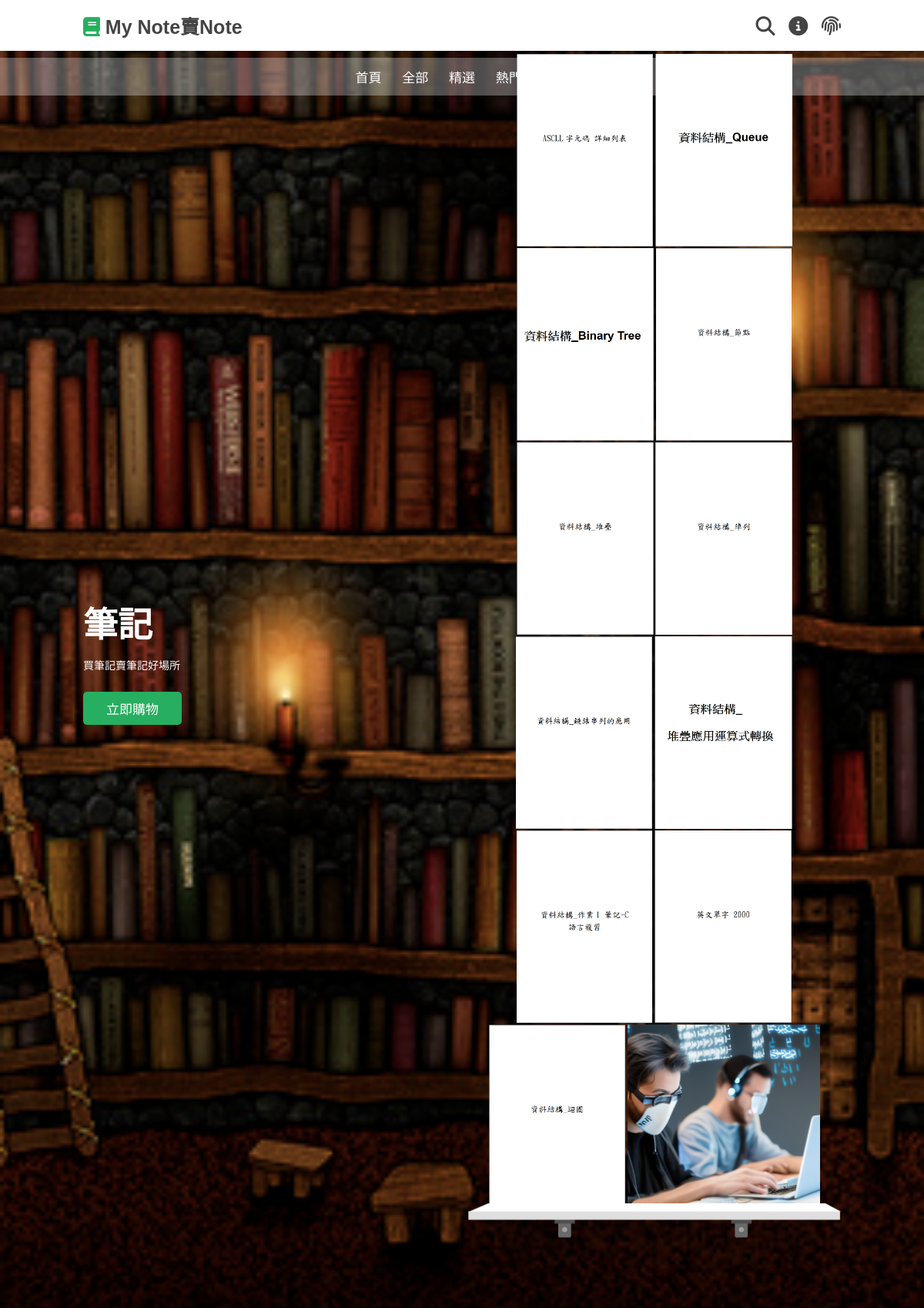
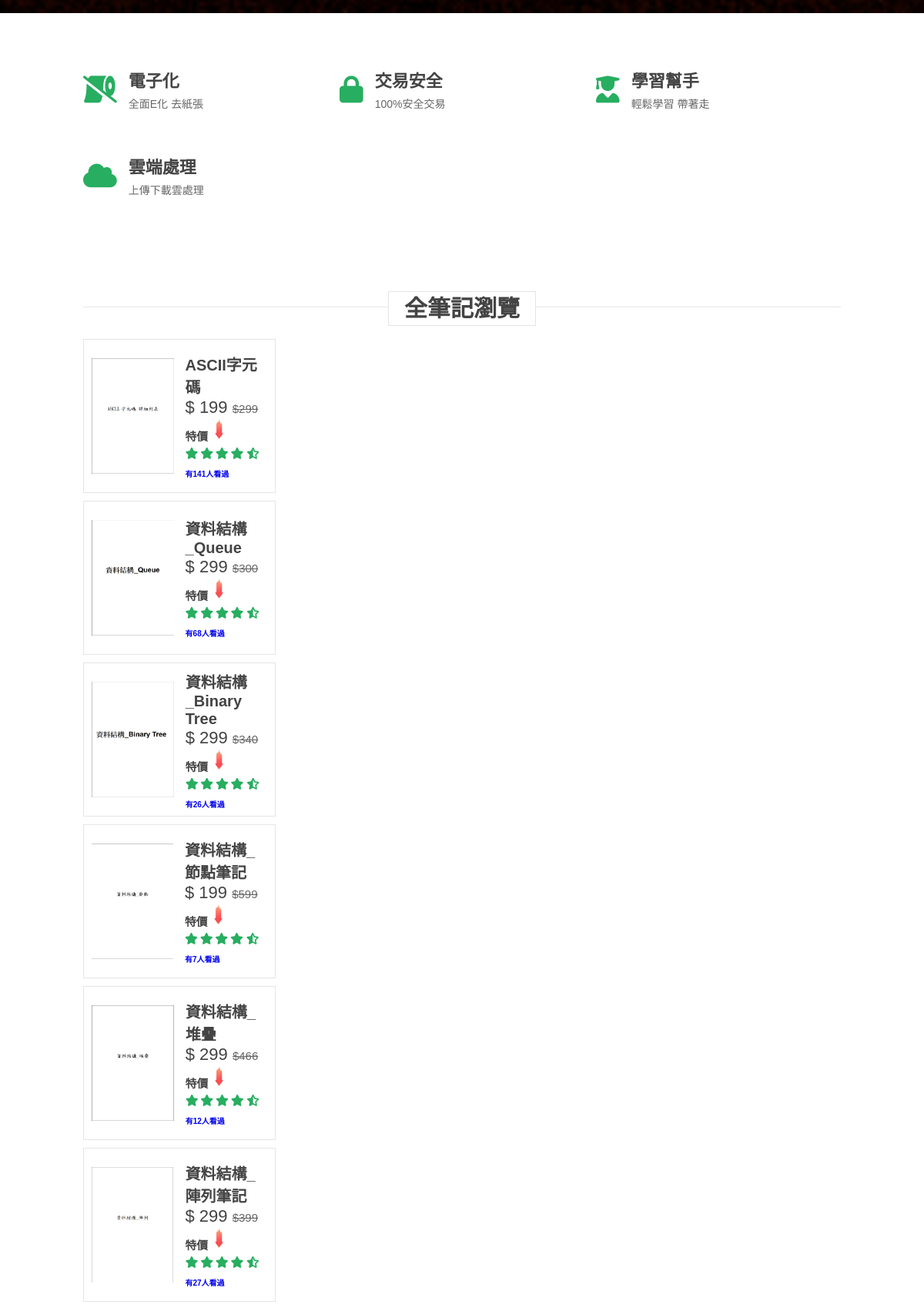
The page / (upper part) on the database its author committed (2 pictures, top to bottom).
### indexapp/models.py (models this page shows, shortened)
class ProductModel(models.Model):
    GENRE_CHOICES = (
        ('最新', '最新'),
        ('精選', '精選'),
        ('普通', '普通'),
        ('其他', '其他'),
    )
    catego = models.CharField('類別', default='最新', choices=GENRE_CHOICES, max_length=5)
    pname =  models.CharField('名稱', max_length=20, null = False, blank = False)
    pauthor =  models.CharField('筆者',max_length=10, null = False, blank = False)
    add_date = models.DateTimeField('最後翻閱日期', auto_now = True)
    mod_date =  models.DateTimeField('保存日期',default = timezone.now)
    pprice = models.IntegerField('特價',blank=True, null = True,)#售價
    special_offer = models.IntegerField('原價', null = True, blank = False)#原價
    pimages = models.ImageField('圖片',upload_to='image', blank=False, null=False)
    pdescription = models.TextField('詳細介紹',max_length=600,blank=False, null = False)
    Simple_pdescription = models.TextField('簡介',max_length=150,blank=False, null = False)
    pauthor_introduce = models.TextField('筆者簡介',max_length=300,blank=True, null = True)
    pdata = models.TextField('歸類',max_length=10,blank=True, null = True)
    pcreatepeople = models.CharField('新增者',max_length=20, blank = True, null = False)
    file_title = models.CharField('檔名',blank=False, max_length = 30, null = False)
    uploadedFile = models.FileField('檔案',blank=False, upload_to = "file", null = False)
    dateTimeOfUpload = models.DateTimeField('檔案日期',auto_now = True)
    press = models.IntegerField('點擊次數',default=0)
    enabled = models.BooleanField("啟用狀態", default=True)
    pcreatepeople_email = models.CharField('新增者郵箱',blank=False, max_length = 30, null = False, default=0)

### indexapp/views.py (the view, shortened to what this page needs)
# urls.py: path('', views.index),
def index(request):
	if request.user.is_authenticated:
		name=request.user.username
	productall = models.ProductModel.objects.all().filter(enabled=True)  #取得資料庫所有商品
	Featured_productall = models.ProductModel.objects.all().filter(catego="精選").filter(enabled=True)
	New_productall = models.ProductModel.objects.all().filter(catego="最新").filter(enabled=True)
	indexAddr = 'http://127.0.0.1:8000/index/'
	context = {
		'productall': productall,
	}
	return render(request, "index.html", locals())

### templates/index.html (shortened to what this page needs)
{% extends "base.html" %}
{% load static %}
{% block content %}
<head>
    <link rel="stylesheet" type="text/css" href="{% static 'css/index_style.css' %}">
</head>
<section class="home" id="home">
    <div class="row">
        <div class="content">
            <h3>筆記</h3>
            <p>買筆記賣筆記好場所</p>
            <a href="/All/" class="btn">立即購物</a>
        </div>
        <div class="swiper books-slider">
            <div class="swiper-wrapper">
                {% for product in productall %}
                <a href="/detail/{{product.id}}" class="swiper-slide"><img src="/media/{{product.pimages}}" alt=""></a>
                {% endfor %}
            </div>
            <img src="{% static 'images/stand.png' %}" class="stand" alt="">
        </div>
    </div>
</section>
<section class="icons-container">
    <div class="icons">
        <i class="fas fa-toilet-paper-slash"></i>
        <div class="content">
            <h3>電子化</h3>
            <p>全面E化 去紙張</p>
        </div>
    </div>
    <div class="icons">
        <i class="fas fa-lock"></i>
        <div class="content">
            <h3>交易安全</h3>
            <p>100%安全交易</p>
        </div>
    </div>
    <div class="icons">
        <i class="fas fa-user-graduate"></i>
        <div class="content">
            <h3>學習幫手</h3>
            <p>輕鬆學習 帶著走</p>
        </div>
    </div>
    <div class="icons">
        <i class="fas fa-cloud"></i>
        <div class="content">
            <h3>雲端處理</h3>
            <p>上傳下載雲處理</p>
        </div>
    </div>
</section>
<section class="arrivals" id="arrivals">
    <h1 class="heading"> <span>全筆記瀏覽</span> </h1>
    <div class="swiper arrivals-slider">
        <div class="swiper-wrapper">
            {% for product in productall %}
            <a href="/detail/{{product.id}}" class="swiper-slide box">
                <div class="image">
                    <img src="/media/{{product.pimages}}" alt="">
                </div>
                <div class="content">
                    <h3>{{product.pname}}</h3>
                    <div class="price">$ {{product.pprice}}
                    {% if  product.special_offer != 0%}
                        {% if product.special_offer > product.pprice %}
                            <span>${{product.special_offer}}</span><br>
                            <h6>特價<img src="{% static 'images/dis.png' %}" class="fa-solid fa-circle-info" alt=""></h6>
                        {% endif %}
                    {% endif %}
                    </div>
                    <div class="stars">
                        <i class="fas fa-star"></i>
                        <i class="fas fa-star"></i>
                        <i class="fas fa-star"></i>
                        <i class="fas fa-star"></i>
                        <i class="fas fa-star-half-alt"></i>
                    </div><br>
                    <div style="text-align: left;">
                        <h4>有{{product.press}}人看過</h4></div>
                </div>
                {% endfor %}
            </a>
        </div>
    </div>
</section>
{% endblock %}

### static/css/index_style.css (style rules this page uses)
:root { --green:#27ae60; --dark-color:#219150; --black:#444; --light-color:#666; --border:.1rem solid rgba(0,0,0,.1); --border-hover:.1rem solid var(--black); --box-shadow:0 .5rem 1rem rgba(0,0,0,.1); }
* { font-family: 'Poppins', sans-serif; margin:0; padding:0; box-sizing: border-box; outline: none; border:none; text-decoration: none; text-transform: capitalize; transition:all .2s linear; }
html { font-size: 62.5%; overflow-x: hidden; scroll-padding-top: 5rem; scroll-behavior: smooth; }
section { padding:5rem 9%; }
.heading { text-align: center; margin-bottom: 2rem; position: relative; }
.heading::before { content: ''; position: absolute; top:50%; left:0; transform: translateY(-50%); width: 100%; height:.01rem; background: rgba(0,0,0,.1); z-index: -1; }
.heading span { font-size: 3rem; padding:.5rem 2rem; color:var(--black); background: #fff; border:var(--border); }
.btn { margin-top: 1rem; display:inline-block; padding:.9rem 3rem; border-radius: .5rem; color:#fff; background:var(--green); font-size: 1.7rem; cursor: pointer; font-weight: 500; }
.home { top: 70px; background: url(../images/banner-bg.jpg) no-repeat; background-size: cover; background-position: center; }
.home .row { display:flex; align-items: center; flex-wrap: wrap; gap:1.5rem; }
.home .row .content { flex:1 1 42rem; }
.home .row .books-slider { flex:1 1 42rem; text-align: center; margin-top: 2rem; top: 70px; }
.home .row .books-slider a img { height: 25rem; }
.home .row .books-slider .stand { width:100%; margin-top: -2rem; }
.home .row .content h3 { color:#FFFFFF; font-size: 4.5rem; }
.home .row .content p { color:#FFFFFF; font-size: 1.4rem; line-height: 2; padding:1rem 0; }
.icons-container { display: grid; grid-template-columns: repeat(auto-fit, minmax(25rem, 1fr)); gap:1.5rem; }
.icons-container .icons { display: flex; align-items: center; gap:1.5rem; padding:2rem 0; }
.icons-container .icons i { font-size: 3.5rem; color:var(--green); }
.icons-container .icons h3 { font-size: 2.2rem; color:var(--black); padding-bottom: .5rem; }
.icons-container .icons p { font-size: 1.4rem; color:var(--light-color); }
.arrivals .arrivals-slider .box { display: flex; align-items:center; gap:1.5rem; padding:2rem 1rem; border:var(--border); margin:1rem 0; width:250px; height:200px; }
.arrivals .arrivals-slider .box .image img { height:15rem; }
.arrivals .arrivals-slider .box .content h3 { font-size: 2rem; color:var(--black); }
.arrivals .arrivals-slider .box .content .price { font-size: 2.2rem; color:var(--black); padding-bottom: .5rem; }
.arrivals .arrivals-slider .box .content .price span { font-size: 1.5rem; color:var(--light-color); text-decoration: line-through; }
.arrivals .arrivals-slider .box .content .stars i { font-size: 1.5rem; color:var(--green); }

### rows shown on the page
ProductModel: pimages (picture), pname "ASCII字元碼", pprice "199", special_offer "299", press "141"
ProductModel: pimages (picture), pname "資料結構_Queue", pprice "299", special_offer "300", press "68"
ProductModel: pimages (picture), pname "資料結構_Binary Tree", pprice "299", special_offer "340", press "26"
ProductModel: pimages (picture), pname "資料結構_節點筆記", pprice "199", special_offer "599", press "7"
ProductModel: pimages (picture), pname "資料結構_堆疊", pprice "299", special_offer "466", press "12"
ProductModel: pimages (picture), pname "資料結構_陣列筆記", pprice "299", special_offer "399", press "27"
ProductModel: pimages (picture)
ProductModel: pimages (picture)
ProductModel: pimages (picture)
ProductModel: pimages (picture)
ProductModel: pimages (picture)
ProductModel: pimages (picture)
